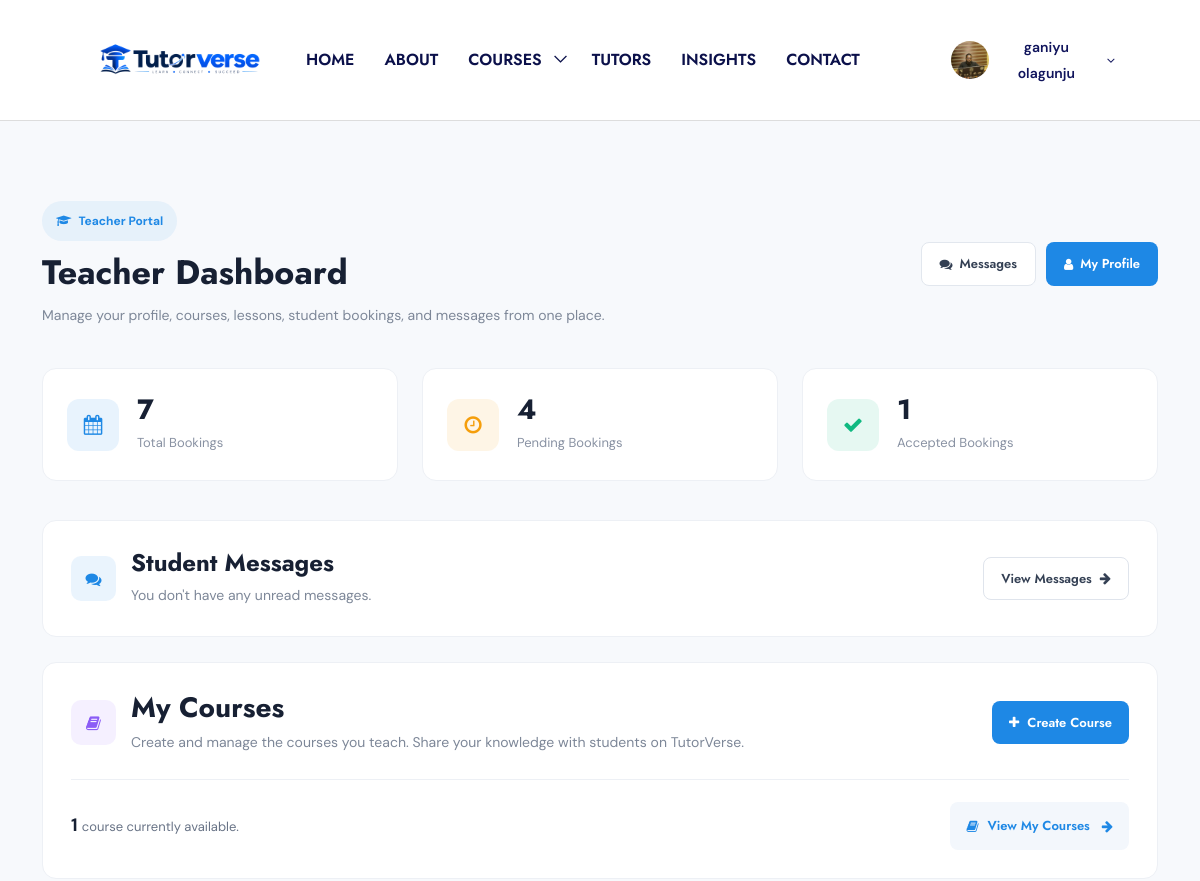
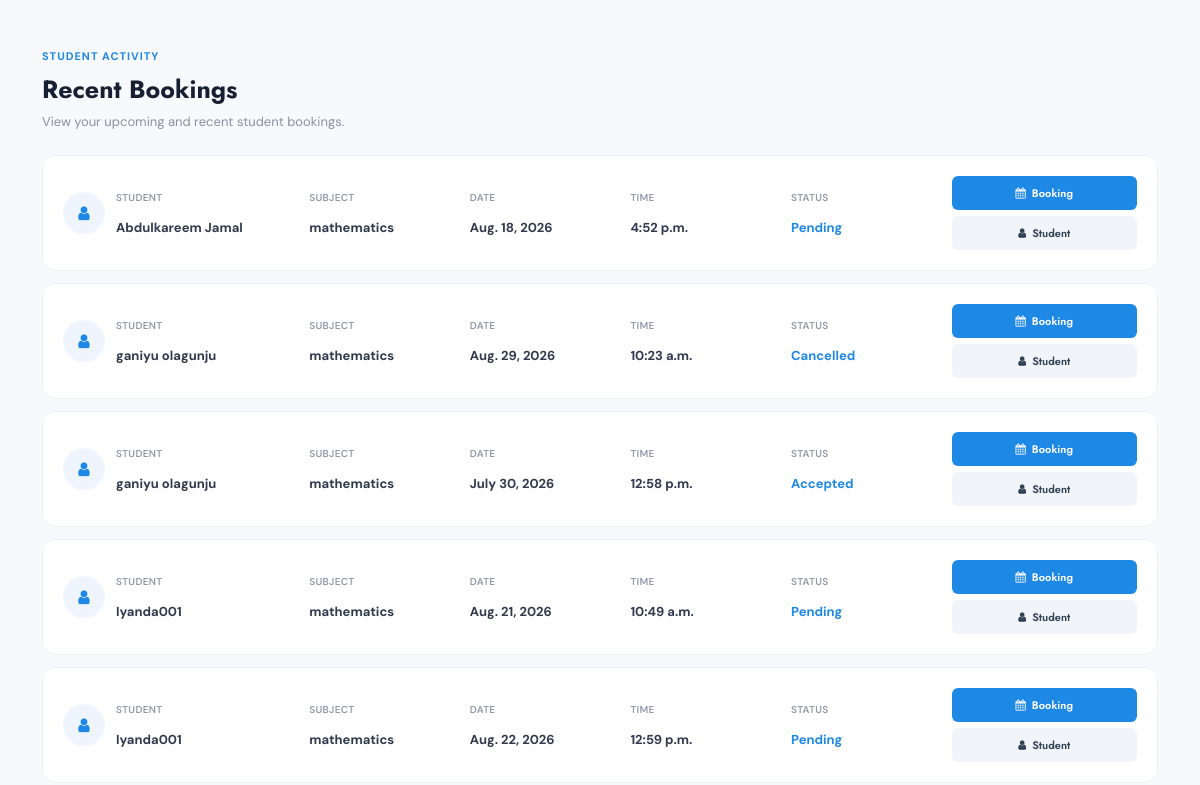
The app's page /teacher-dashboard/ (signed in, upper part), older data (2 pictures, top to bottom).
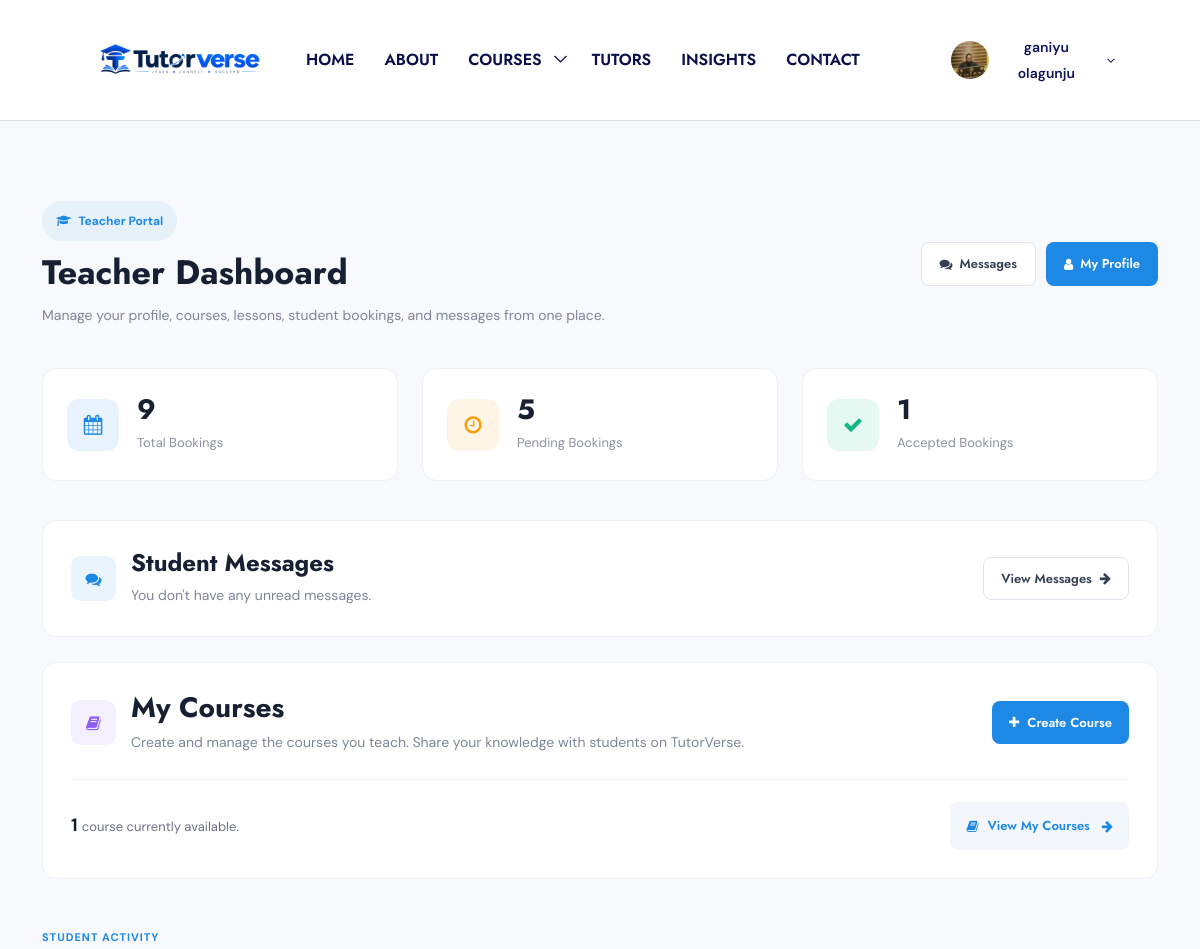
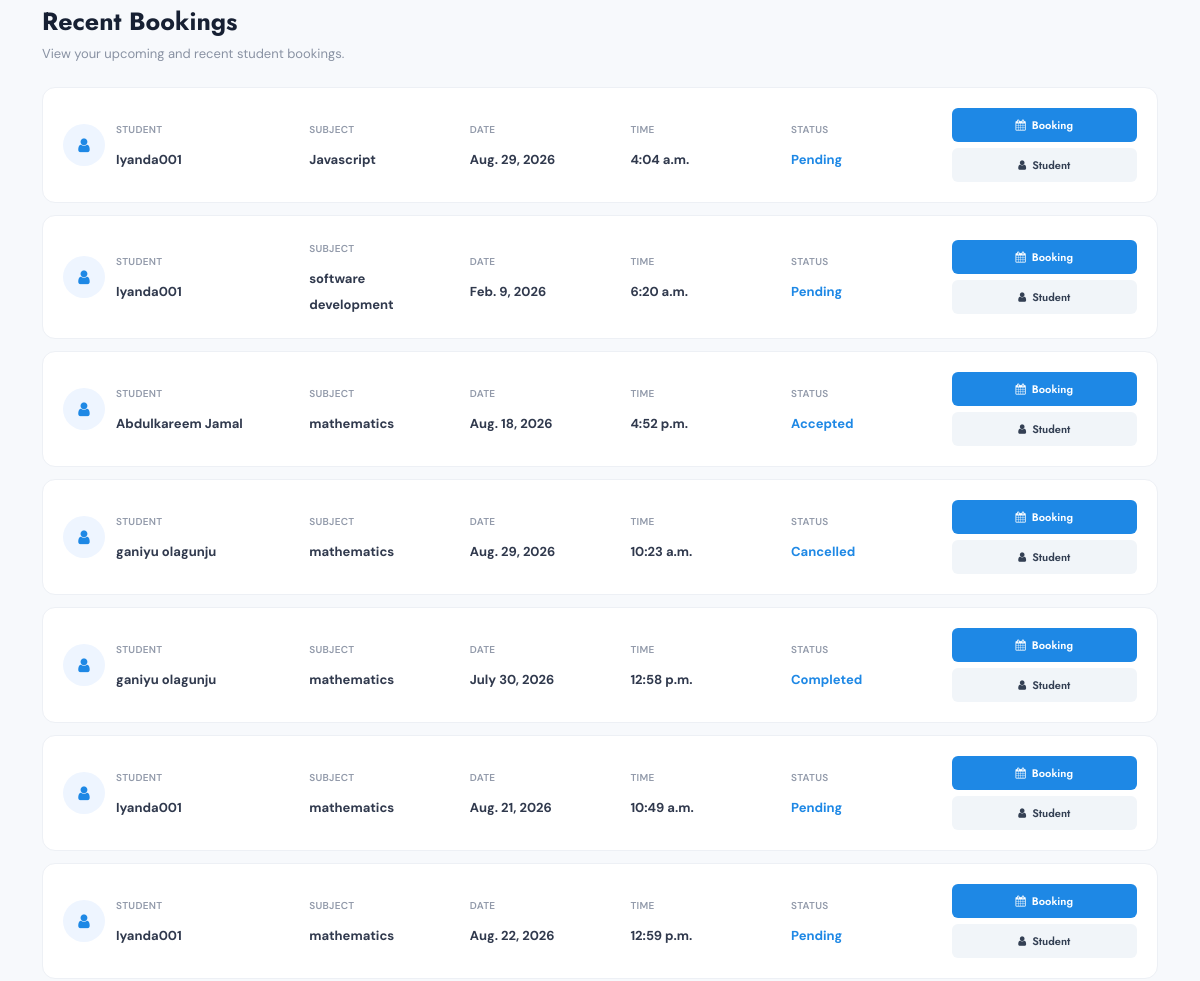
The same page, newer data (2 pictures, top to bottom).
### bookings/models.py (models this page shows, shortened)
class Booking(models.Model):
    STATUS_CHOICES = (
        ('pending', 'Pending'),
        ('accepted', 'Accepted'),
        ('completed', 'Completed'),
        ('cancelled', 'Cancelled'),
    )
    student = models.ForeignKey(
        settings.AUTH_USER_MODEL,
        on_delete=models.CASCADE,
        related_name="student_bookings"
    )
    teacher = models.ForeignKey(
        TeacherProfile,
        on_delete=models.CASCADE,
        related_name="teacher_bookings"
    )
    subject = models.CharField(
        max_length=150
    )
    lesson_date = models.DateField()
    lesson_time = models.TimeField()
    duration = models.PositiveIntegerField(
        default=60,
        help_text="Duration in minutes"
    )
    location = models.CharField(
        max_length=255,
        blank=True
    )
    is_online = models.BooleanField(
        default=True
    )
    meeting_link = models.URLField(
        blank=True,
        null=True
    )
    note = models.TextField(
        blank=True
    )
    status = models.CharField(
        max_length=20,
        choices=STATUS_CHOICES,
        default='pending'
    )
    booked_at = models.DateTimeField(
        auto_now_add=True
    )

### accounts/models.py (models this page shows, shortened)
class User(AbstractUser):
    ROLE_CHOICES = (
        ('student', 'Student'),
        ('teacher', 'Teacher'),
        ('admin', 'Admin'),
    )
    role = models.CharField(
        max_length=20,
        choices=ROLE_CHOICES,
        default='student'
    )
    phone_number = models.CharField(
        max_length=20,
        blank=True
    )
    profile_picture = models.ImageField(
        upload_to='profiles/',
        blank=True,
        null=True
    )

### teacher_dashboard/views.py (the view)
# urls.py: path('teacher-dashboard/', include('teacher_dashboard.urls')),
@login_required
def dashboard(request):
    bookings = Booking.objects.filter(
        teacher__user=request.user
    ).order_by('-booked_at')
    pending_bookings = bookings.filter(
        status='pending'
    )
    accepted_bookings = bookings.filter(
        status='accepted'
    )
    completed_bookings = bookings.filter(
        status='completed'
    )
    courses = Course.objects.filter(
        teacher__user=request.user
    ).order_by('-created_at')
    context = {
        'bookings': bookings,
        'pending_bookings': pending_bookings,
        'accepted_bookings': accepted_bookings,
        'completed_bookings': completed_bookings,
        'courses': courses,
    }
    return render(
        request,
        'teacher_dashboard/dashboard.html',
        context
    )

### CORE/context_processors.py (called while the page is built)
def unread_messages(request):
    if request.user.is_authenticated:
        count = Message.objects.filter(
            receiver=request.user,
            is_read=False
        ).count()
    else:
        count = 0
    return {
        'unread_message_count': count
    }

### templates/teacher_dashboard/dashboard.html (shortened to what the changed rows need)
{% extends 'base.html' %}
{% load static %}
{% block content %}
<section class="teacher-dashboard-section section-padding">
    <div class="container">
        <div class="dashboard-header">
            <div>
                <h2>Teacher Dashboard</h2>
            </div>
        </div>
        <div class="row dashboard-statistics">
            <div class="col-lg-4 col-md-6 mb-4">
                <div class="dashboard-stat-card">
                    <div>
                        <h3>
                            {{ bookings.count }}
                        </h3>
                        <p>
                            Total Bookings
                        </p>
                    </div>
                </div>
            </div>
            <div class="col-lg-4 col-md-6 mb-4">
                <div class="dashboard-stat-card">
                    <div>
                        <h3>
                            {{ pending_bookings.count }}
                        </h3>
                        <p>
                            Pending Bookings
                        </p>
                    </div>
                </div>
            </div>
        </div>
        <div class="bookings-section">
            {% if bookings %}
                {% for booking in bookings %}
                    <div class="booking-card">
                        <div class="booking-student">
                            <div class="student-avatar">
                                <i class="fa fa-user"></i>
                            </div>
                            <div>
                                <span>
                                    Student
                                </span>
                                <strong>
                                    {{ booking.student.get_full_name|default:booking.student.username }}
                                </strong>
                            </div>
                        </div>
                        <div class="booking-detail">
                            <span>
                                Subject
                            </span>
                            <strong>
                                {{ booking.subject }}
                            </strong>
                        </div>
                        <div class="booking-detail">
                            <span>
                                Date
                            </span>
                            <strong>
                                {{ booking.lesson_date }}
                            </strong>
                        </div>
                        <div class="booking-detail">
                            <span>
                                Time
                            </span>
                            <strong>
                                {{ booking.lesson_time }}
                            </strong>
                        </div>
                        <div class="booking-detail">
                            <span>
                                Status
                            </span>
                            <strong class="booking-status">
                                {{ booking.get_status_display }}
                            </strong>
                        </div>
                        <div class="booking-actions">
                            <a
                                href="{% url 'booking_detail' booking.id %}"
                                class="booking-view-btn"
                            >
                                <i class="fa fa-calendar"></i>
                                Booking
                            </a>
                            <a
                                href="{% url 'teacher_student_profile' booking.student.id %}"
                                class="student-view-btn"
                            >
                                <i class="fa fa-user"></i>
                                Student
                            </a>
                        </div>
                    </div>
                {% endfor %}
            {% endif %}
        </div>
    </div>
</section>
{% endblock %}

Row changes from the older to the newer data that the page shows:
added Booking: student.get_full_name "Iyanda001", subject "Javascript", lesson_date "Aug. 29, 2026", lesson_time "4:04 a.m.", status "Pending"
added Booking: student.get_full_name "Iyanda001", subject "software development", lesson_date "Feb. 9, 2026", lesson_time "6:20 a.m.", status "Pending"
changed Booking "Abdulkareem Jamal": status "Pending" → "Accepted"
changed Booking: status "Accepted" → "Completed"
Text that changed along with them:
{{ bookings.count }}: "7" → "9"
{{ pending_bookings.count }}: "4" → "5"
